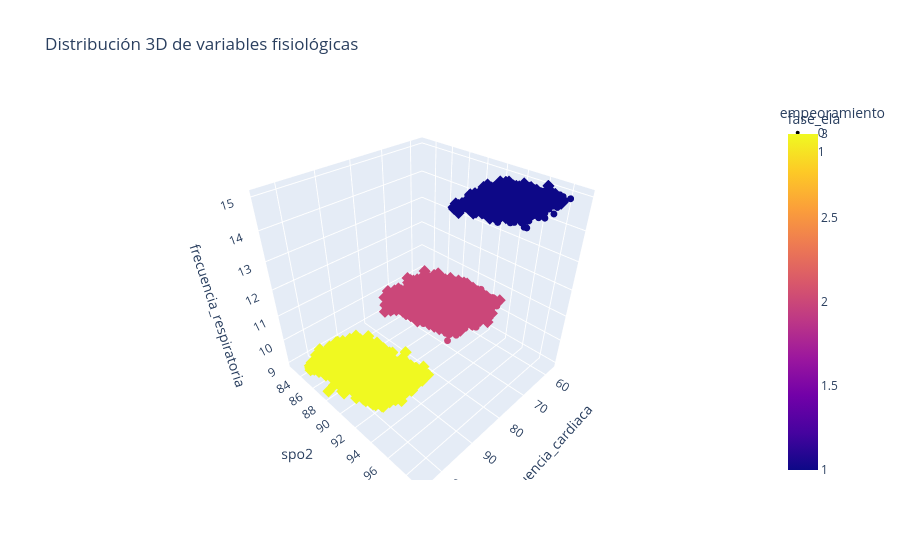

Write notebook code for a chart like this one.
### Code cell
# Scatter 3D
fig = px.scatter_3d(df, x="frecuencia_cardiaca", y="spo2", z="frecuencia_respiratoria",
                    color="fase_ela", symbol="empeoramiento",
                    title="Distribución 3D de variables fisiológicas")
fig.update_traces(marker=dict(size=4))
fig.show()

### Figure 1 — Plotly figure (JSON) as saved in the notebook; plotly's stock layout.template omitted (floating-point values rounded to 4 significant figures; data arrays with more than 128 entries replaced by an {"elided": "..."} marker saying what was removed)
{"data": [{"hovertemplate": "empeoramiento=0<br>frecuencia_cardiaca=%{x}<br>spo2=%{y}<br>frecuencia_respiratoria=%{z}<br>fase_ela=%{marker.color}<extra></extra>", "legendgroup": "0", "marker": {"color": {"elided": "15217 int values"}, "coloraxis": "coloraxis", "size": 4, "symbol": "circle"}, "mode": "markers", "name": "0", "scene": "scene", "showlegend": true, "type": "scatter3d", "x": {"elided": "15217 float values"}, "y": {"elided": "15217 float values"}, "z": {"elided": "15217 float values"}}, {"hovertemplate": "empeoramiento=1<br>frecuencia_cardiaca=%{x}<br>spo2=%{y}<br>frecuencia_respiratoria=%{z}<br>fase_ela=%{marker.color}<extra></extra>", "legendgroup": "1", "marker": {"color": {"elided": "56783 int values"}, "coloraxis": "coloraxis", "size": 4, "symbol": "diamond"}, "mode": "markers", "name": "1", "scene": "scene", "showlegend": true, "type": "scatter3d", "x": {"elided": "56783 float values"}, "y": {"elided": "56783 float values"}, "z": {"elided": "56783 float values"}}], "layout": {"coloraxis": {"colorbar": {"title": {"text": "fase_ela"}}, "colorscale": [[0, "#0d0887"], [0.1111, "#46039f"], [0.2222, "#7201a8"], [0.3333, "#9c179e"], [0.4444, "#bd3786"], [0.5556, "#d8576b"], [0.6667, "#ed7953"], [0.7778, "#fb9f3a"], [0.8889, "#fdca26"], [1, "#f0f921"]]}, "legend": {"title": {"text": "empeoramiento"}, "tracegroupgap": 0}, "scene": {"domain": {"x": [0, 1], "y": [0, 1]}, "xaxis": {"title": {"text": "frecuencia_cardiaca"}}, "yaxis": {"title": {"text": "spo2"}}, "zaxis": {"title": {"text": "frecuencia_respiratoria"}}}, "title": {"text": "Distribución 3D de variables fisiológicas"}}}
